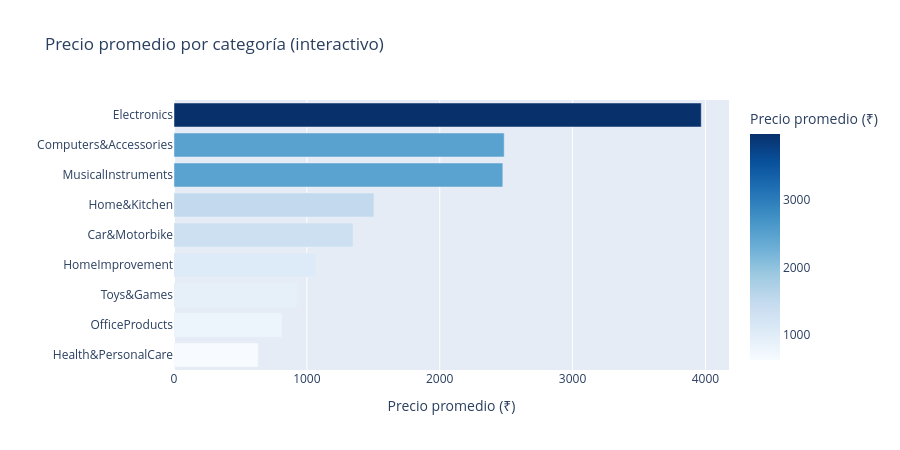

Write notebook code for a chart like this one.
### Markdown cell above
## Paso 8 — Gráfico de barras interactivo

### Code cell
precio_cat = df.groupby("category")["actual_price"].mean().sort_values().reset_index()

fig = px.bar(precio_cat, x="actual_price", y="category", orientation="h",
             title="Precio promedio por categoría (interactivo)",
             labels={"actual_price": "Precio promedio (₹)", "category": ""},
             color="actual_price", color_continuous_scale="Blues")
fig.update_layout(height=450)
fig.show()

### Figure 1 — Plotly figure (JSON) as saved in the notebook; plotly's stock layout.template omitted (floating-point values rounded to 4 significant figures)
{"data": [{"hovertemplate": "Precio promedio (₹)=%{marker.color}<br>=%{y}<extra></extra>", "legendgroup": "", "marker": {"color": [634.1, 813.6, 926.2, 1068.0, 1348.0, 1505.0, 2475.0, 2485.0, 3968.0], "coloraxis": "coloraxis", "pattern": {"shape": ""}}, "name": "", "orientation": "h", "showlegend": false, "textposition": "auto", "type": "bar", "x": [634.1, 813.6, 926.2, 1068.0, 1348.0, 1505.0, 2475.0, 2485.0, 3968.0], "xaxis": "x", "y": ["Health&PersonalCare", "OfficeProducts", "Toys&Games", "HomeImprovement", "Car&Motorbike", "Home&Kitchen", "MusicalInstruments", "Computers&Accessories", "Electronics"], "yaxis": "y"}], "layout": {"barmode": "relative", "coloraxis": {"autocolorscale": false, "colorbar": {"title": {"text": "Precio promedio (₹)"}}, "colorscale": [[0.0, "rgb(247,251,255)"], [0.125, "rgb(222,235,247)"], [0.25, "rgb(198,219,239)"], [0.375, "rgb(158,202,225)"], [0.5, "rgb(107,174,214)"], [0.625, "rgb(66,146,198)"], [0.75, "rgb(33,113,181)"], [0.875, "rgb(8,81,156)"], [1.0, "rgb(8,48,107)"]]}, "height": 450, "legend": {"tracegroupgap": 0}, "title": {"text": "Precio promedio por categoría (interactivo)"}, "xaxis": {"anchor": "y", "domain": [0.0, 1.0], "title": {"text": "Precio promedio (₹)"}}, "yaxis": {"anchor": "x", "domain": [0.0, 1.0], "title": {"text": ""}}}}
